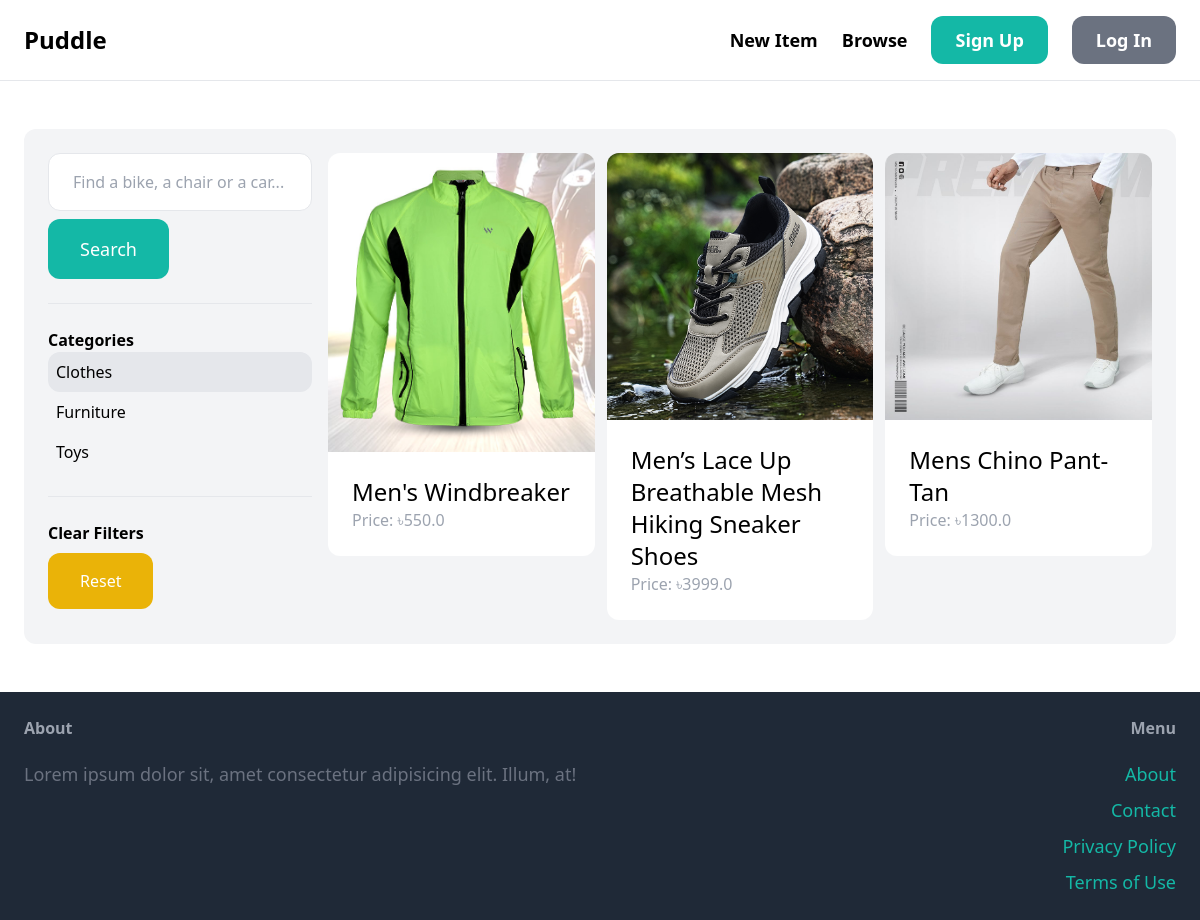
The page /items/?query=&category=3 on the database its author committed.
### item/models.py (models this page shows, shortened)
class Category(models.Model):
    name = models.CharField(max_length=255)
    class Meta:
        ordering = ("name",)
        verbose_name_plural = "Categories"

class Item(models.Model):
    category = models.ForeignKey(
        Category, related_name="items", on_delete=models.CASCADE
    )
    name = models.CharField(max_length=255)
    description = models.TextField(blank=True, null=True)
    price = models.FloatField()
    image = models.ImageField(upload_to="item_images", blank=True, null=True)
    is_sold = models.BooleanField(default=False)
    created_by = models.ForeignKey(
        User, related_name="items", on_delete=models.CASCADE
    )
    created_at = models.DateTimeField(auto_now_add=True)

### item/views.py (the view)
# urls.py: path("", views.browse, name="browse"),
def browse(request):
    query = request.GET.get("query", "")
    category_id = request.GET.get("category", 0)
    categories = Category.objects.all()
    items = Item.objects.filter(is_sold=False)
    if category_id:
        items = items.filter(category_id=category_id)
    if query:
        items = items.filter(
            Q(name__icontains=query) | Q(description__icontains=query)
        )
    return render(
        request,
        "item/items.html",
        {
            "items": items,
            "query": query,
            "categories": categories,
            "category_id": int(category_id),
        },
    )

### item/templates/item/items.html (shortened to what this page needs)
{% extends 'core/base.html' %}
{% block content %}
  <div class="p-6 bg-gray-100 rounded-xl grid grid-cols-4 gap-4">
    <div class="col-span-1">
      <form action="{% url 'item:browse' %}" method="get">
        <input type="text" name="query" class="w-full py-4 px-6 border rounded-xl" value="{{ query }}" placeholder="Find a bike, a chair or a car..." />
        <button class="mt-2 py-4 px-8 text-lg bg-teal-500 text-white rounded-xl hover:bg-teal-700">Search</button>
      </form>
      <hr class="my-6" />
      <p class="font-semibold">Categories</p>
      <ul>
        {% for category in categories %}
          <li class="py-2 px-2 rounded-xl {% if category.id == category_id %}bg-gray-200{% endif %}">
            <a href="{% url 'item:browse' %}?query={{ query }}&category={{ category.id }}">{{ category.name }}</a>
          </li>
        {% endfor %}
      </ul>
      <hr class="my-6" />
      <p class="font-semibold">Clear Filters</p>
      <ul>
        <li>
          <a href="{% url "item:browse" %}" class="mt-2 py-4 px-8 inline-block bg-yellow-500 rounded-xl text-white hover:bg-yellow-700">Reset</a>
        </li>
      </ul>
    </div>
    <div class="col-span-3">
      <div class="grid grid-cols-3 gap-3">
        {% for item in items %}
          <div>
            <a href="{% url 'item:detail' item.id %}">
              <div>
                <img src="{{ item.image.url }}" class="rounded-t-xl" alt="" />
              </div>
              <div class="p-6 bg-white rounded-b-xl">
                <h2 class="text-2xl">{{ item.name }}</h2>
                <p class="text-gray-400">Price: ৳{{ item.price }}</p>
              </div>
            </a>
          </div>
        {% endfor %}
      </div>
    </div>
  </div>
{% endblock %}

### rows shown on the page
Category: name "Clothes"
Category: name "Furniture"
Category: name "Toys"
Item: image (picture), name "Men's Windbreaker", price "550.0"
Item: image (picture), name "Men’s Lace Up Breathable Mesh Hiking Sneaker Shoes", price "3999.0"
Item: image (picture), name "Mens Chino Pant- Tan", price "1300.0"
